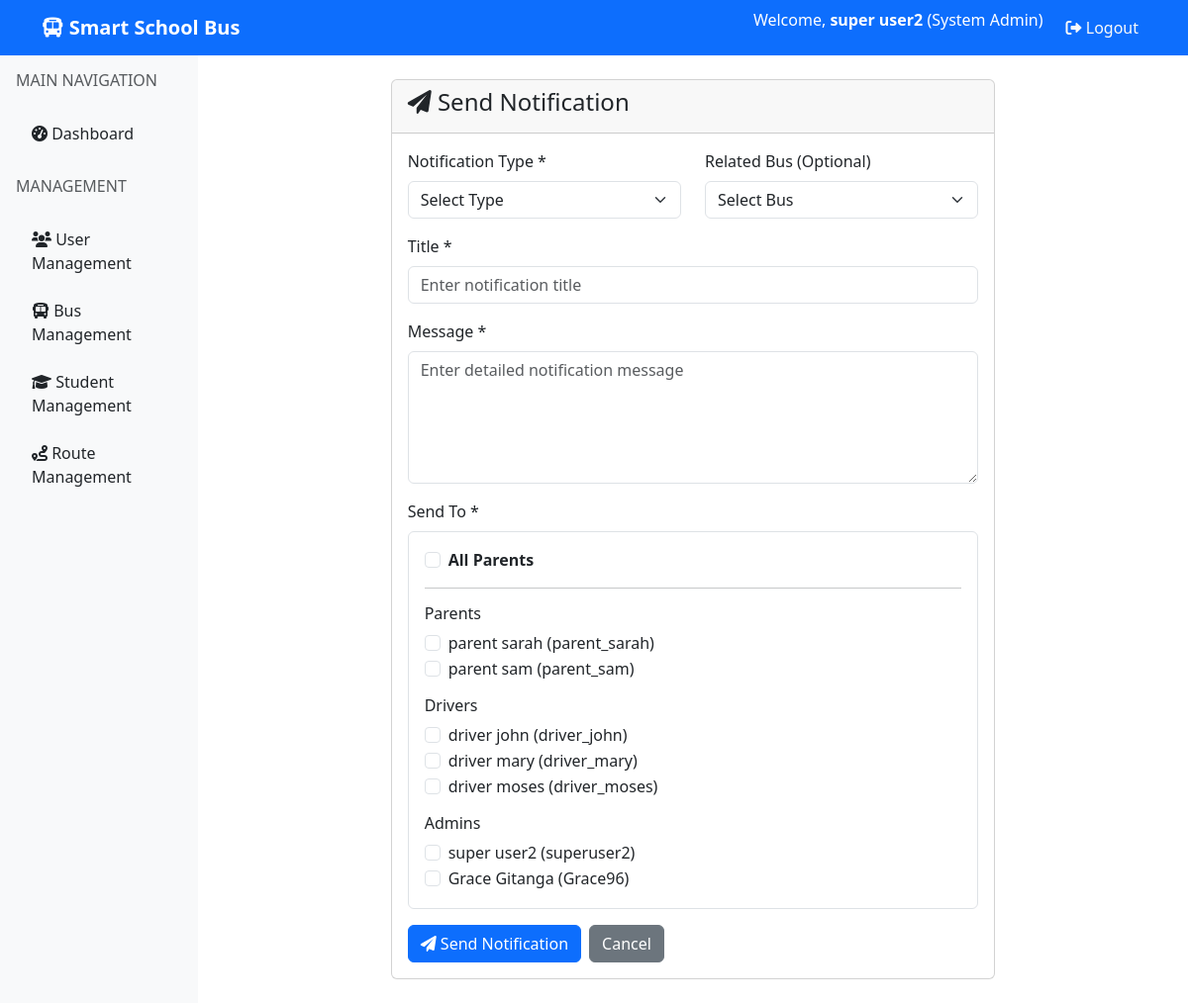
The app's page /notifications/send/ (signed in) with its own data.
### accounts/models.py (models this page shows, shortened)
class User(AbstractUser):
    USER_TYPES = (
        ('admin', 'System Admin'),
        ('driver', 'Bus Driver'),
        ('parent', 'Parent'),
        ('school_staff', 'School Staff'),
    )
    user_type = models.CharField(max_length=20, choices=USER_TYPES, default='parent')
    phone = models.CharField(max_length=15, blank=True)

### bus_notifications/views.py (the view, shortened to what this page needs)
# urls.py: path('send/', views.send_notification, name='send_notification'),
@login_required
def send_notification(request):
    if request.user.user_type not in ['admin', 'school_staff']:
        messages.error(request, "You don't have permission to send notifications.")
        return redirect('home')
    user_groups = {
        'parent': User.objects.filter(user_type='parent'),
        'driver': User.objects.filter(user_type='driver'),
        'admin': User.objects.filter(user_type='admin'),
    }
    buses = Bus.objects.filter(is_active=True)
    return render(request, 'bus_notifications/send_notification.html', {
        'user_groups': user_groups,
        'buses': buses
    })

### bus_notifications/templates/bus_notifications/send_notification.html (shortened to what this page needs)
{% extends 'base.html' %}
{% block content %}
<div class="container-fluid">
    <div class="row justify-content-center">
        <div class="col-md-8">
            <div class="card">
                <div class="card-header">
                    <h4><i class="fas fa-paper-plane"></i> Send Notification</h4>
                </div>
                <div class="card-body">
                    <form method="post">
                        <div class="row">
                            <div class="col-md-6">
                                <div class="mb-3">
                                    <label for="id_notification_type" class="form-label">Notification Type *</label>
                                    <select name="notification_type" class="form-select" id="id_notification_type" required>
                                        <option value="">Select Type</option>
                                    </select>
                                </div>
                            </div>
                            <div class="col-md-6">
                                <div class="mb-3">
                                    <label for="id_bus" class="form-label">Related Bus (Optional)</label>
                                    <select name="bus" class="form-select" id="id_bus">
                                        <option value="">Select Bus</option>
                                    </select>
                                </div>
                            </div>
                        </div>
                        <div class="mb-3">
                            <label for="id_title" class="form-label">Title *</label>
                            <input type="text" name="title" class="form-control" id="id_title"
                                   placeholder="Enter notification title" required maxlength="200">
                        </div>
                        <div class="mb-3">
                            <label for="id_message" class="form-label">Message *</label>
                            <textarea name="message" class="form-control" id="id_message"
                                      rows="5" placeholder="Enter detailed notification message" required></textarea>
                        </div>
                        <div class="mb-3">
                            <label class="form-label">Send To *</label>
                            <div class="border p-3 rounded">
                                <div class="form-check">
                                    <input class="form-check-input" type="checkbox" id="all_parents" onclick="toggleAllParents(this)">
                                    <label class="form-check-label" for="all_parents">
                                        <strong>All Parents</strong>
                                    </label>
                                </div>
                                <hr>
                                <div id="recipients-list">
                                    {% for user_type, users in user_groups.items %}
                                    <h6 class="mt-3">{{ user_type|title }}s</h6>
                                    {% for user in users %}
                                    <div class="form-check">
                                        <input class="form-check-input recipient-checkbox" type="checkbox"
                                               name="recipients" value="{{ user.id }}" id="user_{{ user.id }}">
                                        <label class="form-check-label" for="user_{{ user.id }}">
                                            {{ user.get_full_name }} ({{ user.username }})
                                        </label>
                                    </div>
                                    {% endfor %}
                                    {% endfor %}
                                </div>
                            </div>
                        </div>
                        <div class="d-flex gap-2">
                            <button type="submit" class="btn btn-primary">
                                <i class="fas fa-paper-plane"></i> Send Notification
                            </button>
                            <a href="{% url 'notification_list' %}" class="btn btn-secondary">Cancel</a>
                        </div>
                    </form>
                </div>
            </div>
        </div>
    </div>
</div>
{% endblock %}

### templates/base.html (shortened to what this page needs)
<!DOCTYPE html>
<html lang="en">
<head>
    <link href="https://cdn.jsdelivr.net/npm/bootstrap@5.3.0/dist/css/bootstrap.min.css" rel="stylesheet">
    <link href="https://cdnjs.cloudflare.com/ajax/libs/font-awesome/6.0.0/css/all.min.css" rel="stylesheet">
</head>
<body>
    <nav class="navbar navbar-expand-lg navbar-dark bg-primary">
        <div class="container">
            <a class="navbar-brand" href="{% url 'home' %}">
                <i class="fas fa-bus"></i> Smart School Bus
            </a>
            <div class="navbar-nav ms-auto">
                {% if user.is_authenticated %}
                    <span class="user-welcome">
                        Welcome, <strong>{{ user.get_full_name|default:user.username }}</strong>
                        ({{ user.get_user_type_display }})
                    </span>
                    <a class="nav-link text-light" href="{% url 'logout' %}">
                        <i class="fas fa-sign-out-alt"></i> Logout
                    </a>
                {% else %}
                    <a class="nav-link text-light" href="{% url 'login' %}">
                        <i class="fas fa-sign-in-alt"></i> Login
                    </a>
                {% endif %}
            </div>
        </div>
    </nav>
    <div class="container-fluid">
        <div class="row">
            {% if user.is_authenticated %}
            <div class="col-md-3 col-lg-2 sidebar p-3">
                {% include 'includes/sidebar.html' %}
            </div>
            {% endif %}
            <div class="{% if user.is_authenticated %}col-md-9 col-lg-10{% else %}col-12{% endif %} p-4">
                {% block content %}
                {% endblock %}
            </div>
        </div>
    </div>
</body>
</html>

### templates/includes/sidebar.html (shortened to what this page needs)
<nav class="nav flex-column">
    <div class="nav-item mb-3">
        <h6 class="text-muted text-uppercase">Main Navigation</h6>
    </div>
    <a class="nav-link text-dark mb-2" href="{% url 'home' %}">
        <i class="fas fa-tachometer-alt"></i> Dashboard
    </a>
    {% if user.user_type in 'admin,school_staff' %}
    <div class="nav-item mb-3 mt-3">
        <h6 class="text-muted text-uppercase">Management</h6>
    </div>
    <a class="nav-link text-dark mb-2" href="/admin/accounts/user/">
        <i class="fas fa-users"></i> User Management
    </a>
    <a class="nav-link text-dark mb-2" href="/admin/buses/bus/">
        <i class="fas fa-bus"></i> Bus Management
    </a>
    <a class="nav-link text-dark mb-2" href="/admin/students/student/">
        <i class="fas fa-graduation-cap"></i> Student Management
    </a>
    <a class="nav-link text-dark mb-2" href="/admin/routes/route/">
        <i class="fas fa-route"></i> Route Management
    </a>
    {% endif %}
</nav>

### templates/base.html (style rules this page uses)
.navbar-brand { font-weight: bold; }
.user-welcome { color: #fff; margin-right: 15px; }
.sidebar { min-height: 100vh; background-color: #f8f9fa; }

### records on screen
User: get_full_name "super user2", user_type "System Admin", username "superuser2"
User: get_full_name "parent sarah", username "parent_sarah"
User: get_full_name "parent sam", username "parent_sam"
User: get_full_name "driver john", username "driver_john"
User: get_full_name "driver mary", username "driver_mary"
User: get_full_name "driver moses", username "driver_moses"
User: get_full_name "Grace Gitanga", username "Grace96"

### other values on screen
{{ user_type|title }} "Parent" "Driver" "Admin"
